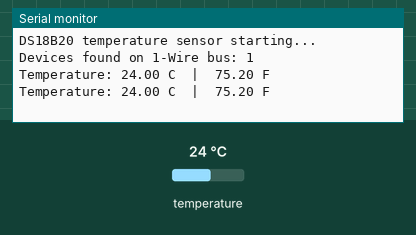
The sketch below on a simulated Arduino Uno, built with avr-gcc and run on an emulated ATmega328P. On the bench: the last lines printed to the serial monitor. The inputs (shaded band) are chosen by the test bench; at power-on: temperature 24 °C.

Above: at 3.3 s.
3.4 s: temperature set to 12 °C
At 5.0 s:
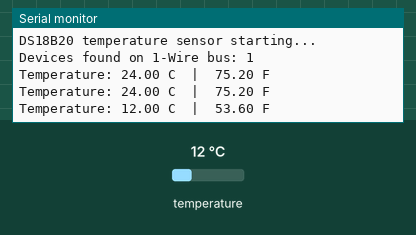
5.9 s: temperature set to 19 °C
At 7.5 s:
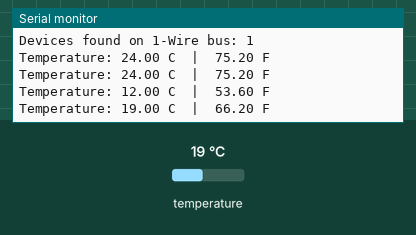
Timing chart, 0 to 9.0 s (numbered marks = the images above; inputs shaded):
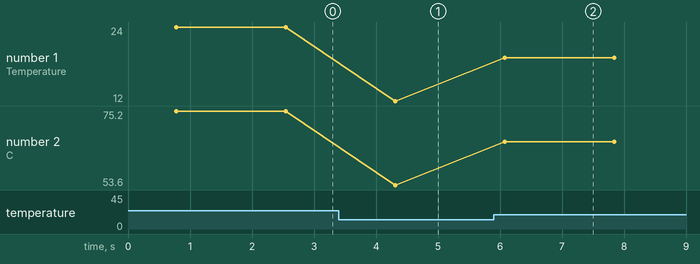

Measured:
- after the input at 3.4 s, the serial monitor: prints a new line after 0.91 s (image 1)
- after the input at 5.9 s, the serial monitor: prints a new line after 0.18 s (image 2)
- plotted number 1: 24 → 12 after the input at 3.4 s, 12 → 19 after the input at 5.9 s
- plotted number 2: 75.2 → 53.6 after the input at 3.4 s, 53.6 → 66.2 after the input at 5.9 s

The sketch:

Testing_DS18B20.ino
```cpp
#include <OneWire.h>          // Handles the low-level 1-Wire communication protocol
#include <DallasTemperature.h> // Sits on top of OneWire and handles DS18B20 specific commands

#define ONE_WIRE_BUS 25       // GPIO 25 is your 1-Wire DATA line — where centre pin of DS18B20 connects

OneWire oneWire(ONE_WIRE_BUS);        // Create a OneWire object on GPIO 25
DallasTemperature sensors(&oneWire);  // Pass the OneWire object to the DallasTemperature library

void setup() {
  Serial.begin(115200);        // Start serial communication at 115200 baud
  sensors.begin();             // Initialise the DallasTemperature library — scans the 1-Wire bus for devices

  Serial.println("DS18B20 temperature sensor starting...");

  // Print how many DS18B20 sensors were found on the bus
  // Should print 1 if your single sensor is correctly wired
  Serial.print("Devices found on 1-Wire bus: ");
  Serial.println(sensors.getDeviceCount());
}

void loop() {
  sensors.requestTemperatures();  // Send command to ALL DS18B20 sensors on the bus to take a temperature reading
                                  // This triggers the internal conversion — takes up to 750ms at full resolution

  float tempC = sensors.getTempCByIndex(0);  // Get the temperature in Celsius from the first sensor (index 0)
                                              // Index 0 means the first device found on the bus

  // Check if the reading is valid
  // The library returns -127 if it cannot communicate with the sensor
  if (tempC == DEVICE_DISCONNECTED_C) {
    Serial.println("Error: could not read temperature — check wiring and pull-up resistor");
  } else {
    Serial.print("Temperature: ");
    Serial.print(tempC);          // Print temperature in Celsius
    Serial.print(" C  |  ");
    Serial.print(tempC * 9.0 / 5.0 + 32.0);  // Convert and print in Fahrenheit as well
    Serial.println(" F");
  }

  delay(1000);  // Wait 1 second before next reading
}
```
